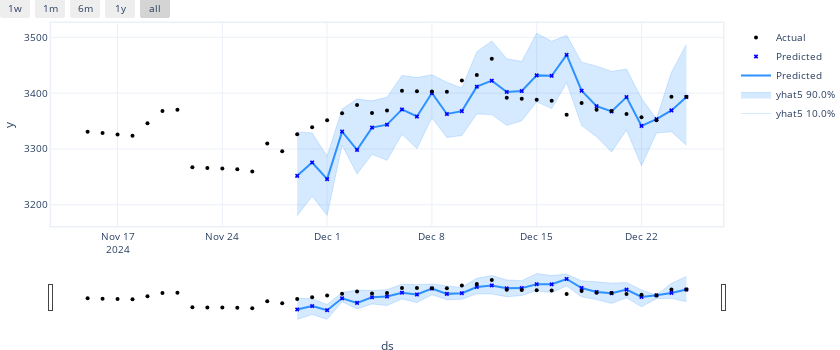

The notebook cell this image was saved under:
### Code cell
m.highlight_nth_step_ahead_of_each_forecast(step_number=5)

df_future = m.make_future_dataframe(df_train, n_historic_predictions=True, periods=365)

forecast = m.predict(df_eval)

m.plot(forecast, forecast_in_focus=5, figsize=(12,5))
